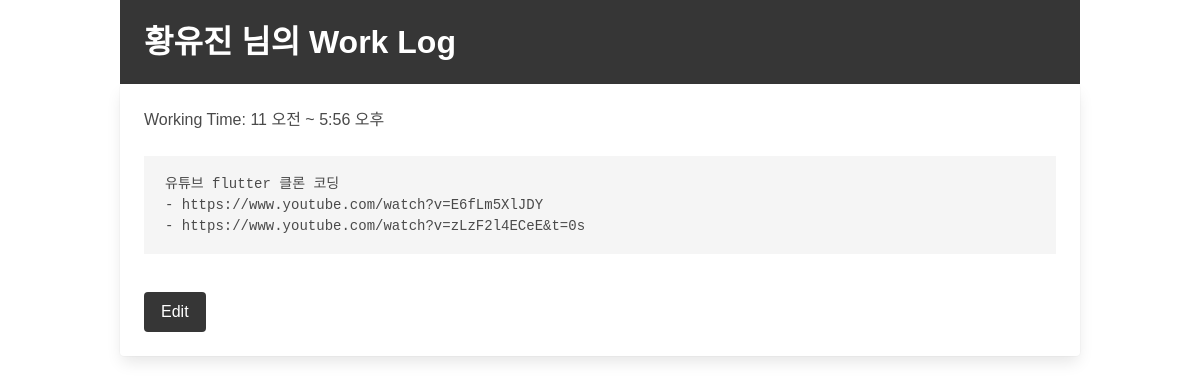
The app's page /work_log/detail/1/ (signed in) with its own data.
### authy/models.py (models this page shows, shortened)
class Profile(models.Model):
    user = models.ForeignKey(User, on_delete=models.CASCADE)
    team = models.ForeignKey(Team, on_delete=models.SET_NULL, blank=True, null=True)
    position = models.ForeignKey(Position, on_delete=models.SET_NULL, blank=True, null=True)
    name = models.CharField(max_length=25, blank=True, default="")
    birth_day = models.DateField(blank=True, null=True)
    phone_number = models.CharField(max_length=50, blank=True, null=True)
    email_address = models.CharField(max_length=100, blank=True, default="")
    currently_employed = models.BooleanField(default=True)
    picture = models.ImageField(upload_to=user_directory_path, blank=True, null=True, verbose_name='Picture')
    start_date = models.DateField(blank=True, null=True)
    color = models.CharField(default=random_string, max_length=100)
    vacation = models.FloatField(default=0.0)

### work_log/models.py (models this page shows, shortened)
class WorkHour(models.Model):
    user = models.ForeignKey(User, on_delete=models.CASCADE)
    date = models.DateField(default=timezone.now)
    start_time = models.DateTimeField(default=timezone.now)
    end_time = models.DateTimeField(blank=True, null=True)

class WorkLog(models.Model):
    user = models.ForeignKey(User, on_delete=models.CASCADE)
    content = models.TextField()
    create_time = models.DateTimeField(default=timezone.now)
    update_time = models.DateTimeField(auto_now=True)
    is_updated = models.BooleanField(default=False)

### work_log/views.py (the view)
# urls.py: path('detail/<int:pk>/', work_log_detail, name='work_log_detail'),
@login_required
def work_log_detail(request, pk):
    work_log = get_object_or_404(WorkLog, pk=pk)
    user = work_log.user
    profile = Profile.objects.get(user=user)
    date = work_log.create_time.date()
    work_hour = WorkHour.objects.filter(user=user).filter(date=date).first()
    context = {
        'profile': profile,
        'work_log': work_log,
        'work_hour': work_hour
    }
    return render(request, 'work_log_detail.html', context)

### authy/views.py (called while the page is built)
def check_manager(request):
    if request.user.is_authenticated:
        profile = Profile.objects.get_or_create(user=request.user)[0]
        return {
            'team_manager': TeamManager.objects.filter(user=request.user).exists() or request.user.is_superuser,
            'name': profile.name,
        }
    else:
        return {
            'team_manager': False
        }

### directs/views.py (called while the page is built)
def checkDirects(request):
    directs_count = 0
    if request.user.is_authenticated:
        directs_count = Message.objects.all().filter(user=request.user, recipient=request.user, is_read=False).count()
    return {'directs_count': directs_count}

### work_log/views.py (called while the page is built)
def check_work_log(request):
    if request.user.is_authenticated:
        work_hours = WorkHour.objects.filter(user=request.user, end_time__isnull=True, date__lt=timezone.now().date())
        if work_hours.exists():
            return {'work_hours': work_hours}
        else:
            return {'work_hours': 'no'}
    else:
        return {'work_hours': 'no'}

### work_logstack/templates/work_log_detail.html (shortened to what this page needs)
<!DOCTYPE html>
<html lang="en">
<head>
    <link rel="stylesheet" href="https://cdn.jsdelivr.net/npm/bulma@0.9.1/css/bulma.min.css">
    <body onload='resizeWindow(this)'>
        <div class="container">
            <div class="hero is-dark is-small">
                <div class="hero-body">
                    <p class="title">
                        {{ profile.name }} 님의 Work Log
                    </p>
                </div>
            </div>
            <div class="card">
                <div class="card-content">
                    <div class="content">
                        <time>Working Time: {{ work_hour.start_time|time }} ~ {{ work_hour.end_time|time }}</time>
                        <br>
                        <br>
                        <pre>{{ work_log.content }}</pre>
                        {% if work_log.user == request.user %}
                            <br>
                            <div class="control">
                                <a href="{% url 'work_log_edit' work_log.pk %}" class="button is-dark">Edit</a>
                            </div>
                        {% endif %}
                    </div>
                </div>
            </div>
        </div>
    </body>
</html>

### work_logstack/templates/work_log_detail.html (style rules this page uses)
body { font-family: 'Titillium Web', sans-serif; }

### records on screen
Profile: name "황유진"
WorkHour: start_time "11 오전", end_time "5:56 오후"
WorkLog: content "유튜브 flutter 클론 코딩 - https://www.youtube.com/watch?v=E6fLm5XlJDY - https://www.youtube.com/watch?v=zLzF2l4ECeE&t=0s"
